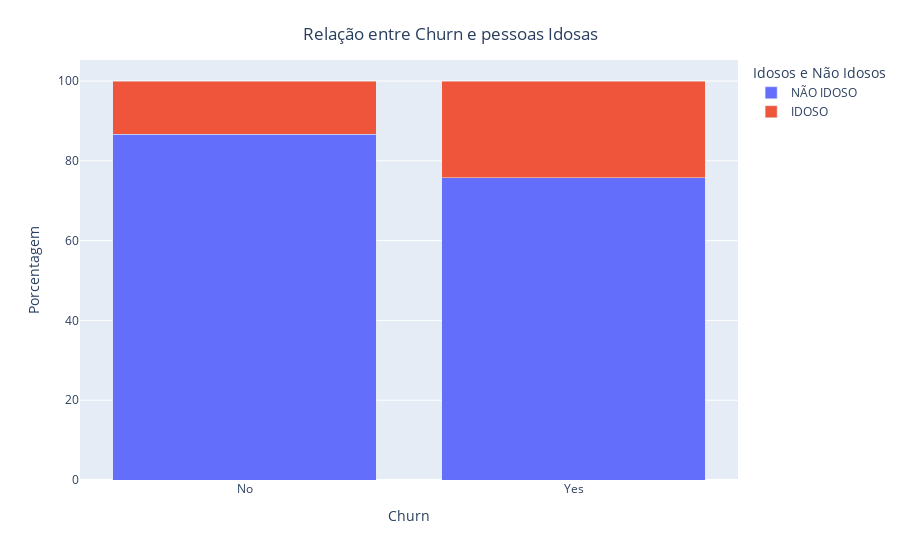

Notebook cell for this chart:
### Markdown cell above
Com o gráfico, conseguimos notar que embora o público feminino dê mais churn, os dados mostram um equilibro entre público masculino e feminino nesse quesito.

### Code cell
# Calcula a porcentagem de cada categoria
df_grouped = df.groupby(['Churn', 'Idoso']).size().reset_index(name='count')
total_por_churn = df_grouped.groupby('Churn')['count'].transform('sum')
df_grouped['percent'] = (df_grouped['count'] / total_por_churn) * 100

# Renomeia os valores da coluna 'Idoso' para 'IDOSO' e 'NÃO IDOSO'
df_grouped['Idoso'] = df_grouped['Idoso'].map({0: 'NÃO IDOSO', 1: 'IDOSO'})

# Gráfico de barras empilhadas
fig = px.bar(df_grouped, x='Churn', y='percent', color='Idoso', barmode='stack',
             labels={'Churn': 'Churn', 'percent': 'Porcentagem', 'Idoso': 'Idoso'})

fig.update_layout(
    title={
        'text': 'Relação entre Churn e pessoas Idosas',  # Título do gráfico
        'x': 0.5,  # Centraliza horizontalmente
        'y': 0.95,  # Posiciona o título próximo ao topo
        'xanchor': 'center',  # Alinhamento horizontal
        'yanchor': 'top'  # Alinhamento vertical
    },
    yaxis_title='Porcentagem',
    legend_title='Idosos e Não Idosos'
)
fig.show()

### Figure 1 — Plotly figure (JSON) as saved in the notebook; plotly's stock layout.template omitted (floating-point values rounded to 4 significant figures)
{"data": [{"alignmentgroup": "True", "hovertemplate": "Idoso=NÃO IDOSO<br>Churn=%{x}<br>Porcentagem=%{y}<extra></extra>", "legendgroup": "NÃO IDOSO", "marker": {"color": "#636efa", "pattern": {"shape": ""}}, "name": "NÃO IDOSO", "offsetgroup": "NÃO IDOSO", "orientation": "v", "showlegend": true, "textposition": "auto", "type": "bar", "x": ["No", "Yes"], "xaxis": "x", "y": [86.59, 75.7], "yaxis": "y"}, {"alignmentgroup": "True", "hovertemplate": "Idoso=IDOSO<br>Churn=%{x}<br>Porcentagem=%{y}<extra></extra>", "legendgroup": "IDOSO", "marker": {"color": "#EF553B", "pattern": {"shape": ""}}, "name": "IDOSO", "offsetgroup": "IDOSO", "orientation": "v", "showlegend": true, "textposition": "auto", "type": "bar", "x": ["No", "Yes"], "xaxis": "x", "y": [13.41, 24.3], "yaxis": "y"}], "layout": {"autosize": true, "barmode": "stack", "legend": {"title": {"text": "Idosos e Não Idosos"}, "tracegroupgap": 0}, "margin": {"t": 60}, "title": {"text": "Relação entre Churn e pessoas Idosas", "x": 0.5, "xanchor": "center", "y": 0.95, "yanchor": "top"}, "xaxis": {"anchor": "y", "autorange": true, "domain": [0, 1], "range": [-0.5, 1.5], "title": {"text": "Churn"}, "type": "category"}, "yaxis": {"anchor": "x", "autorange": true, "domain": [0, 1], "range": [0, 105.3], "title": {"text": "Porcentagem"}, "type": "linear"}}}
